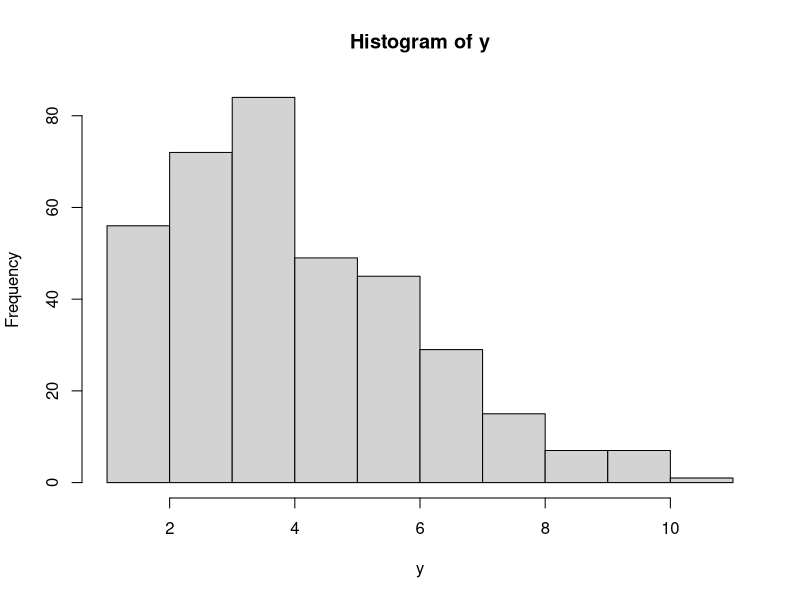

Generate this figure with R:
#3a
x <- 4.5
y <- 6
dpois(y, x)

#3b
x <- 4.5
y <- 6
set.seed(0)
n <- 365
y <- rpois(n, x)
hist(y)
z <- (rpois(n, x) == 6)
mean(z)

#3c
#Hasil tidak terpaut jauh satu sama lain

#3d
x <- 4.5
rataan <- x
print(paste("Rataan : ", rataan))
varian <- x
print(paste("Varian : ", varian))